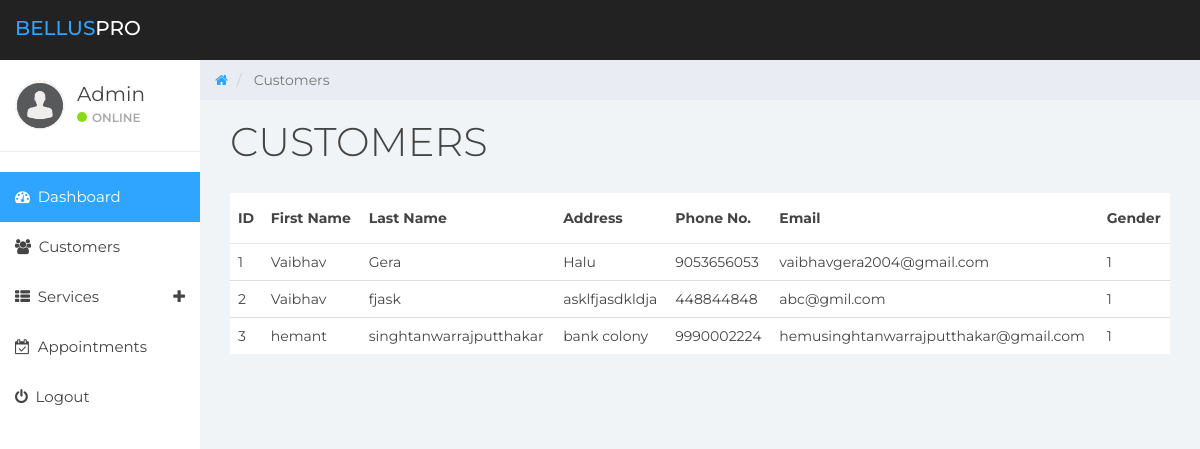
The page /dashboard/all_customers/ on the database its author committed.
### core/models.py (models this page shows, shortened)
class Customer(models.Model):
	GenderChoice = (
        ("0","Male"),
        ("1","Female"),
        )
	first_name = models.CharField(max_length=20, null=True)
	last_name = models.CharField(max_length=20, null=True)
	address = models.CharField(max_length=500, null=True)
	phone = models.CharField(max_length=10, null=True)
	gender = models.IntegerField(choices=GenderChoice, default=1)
	email = models.CharField(max_length=100, null=True)
	password = models.CharField(max_length=8, null=True)
	@staticmethod
	def get_all_customers():
		return Customer.objects.all()

### dashboard/views.py (the view)
# urls.py: path('all_customers/', views.all_customers, name='all_customers'),
def all_customers(request):
	customers = Customer.get_all_customers()
	return render(request, 'dashboard/all_customers.html', {'customers': customers})

### dashboard/templates/dashboard/all_customers.html
{% extends 'dashboard/base.html' %}
    {% block breadcrumb %}
        Customers
    {% endblock breadcrumb %}
    {% block title %}
        Customers
    {% endblock title %}
{% block content %}
{% load static %}
<section class="content">
        <div class="container-fluid">
            <div class="row">
                <div class="col-md-12">
                    <div class="card">
                        <div class="card-body table-responsive p-0">
                            <table class="table table-hover text-nowrap">
                            <thead>
                                <tr>
                                <th>ID</th>
                                <th>First Name</th>
                                <th>Last Name</th>
                                <th>Address</th>
                                <th>Phone No.</th>
                                <th>Email</th>
                                <th>Gender</th>
                                </tr>
                            </thead>
                            <tbody>
                                {% for customer in customers %}
                                <tr>
                                <td>{{ forloop.counter }}</td>
                                <td>{{ customer.first_name }}</td>
                                <td>{{ customer.last_name }}</td>
                                <td>{{ customer.address }}</td>
                                <td>{{ customer.phone }}</td>
                                <td>{{ customer.email }}</td>
                                <td>{{ customer.get_gender_display }}</td>
                                </tr>
                                {% endfor %}
                            </tbody>
                            </table>
                        </div>
                        </div>
                </div>
            </div>
        </div>
      </section>
  {% endblock content %}

### dashboard/static/dashboard/css/styles.css (style rules this page uses)
body { background: #f1f4f7; padding-top: 60px; font-size: 14px; color: #444444; font-family: "Montserrat", "Helvetica Neue", Helvetica, Arial, sans-serif; }
.table { background: #fff; }
.table > thead > tr > th { border-bottom: 1px solid #e6e7e8; vertical-align: middle; height: 50px; }

### rows shown on the page
Customer: first_name "Vaibhav", last_name "Gera", address "Halu", phone "9053656053", email "vaibhavgera2004@gmail.com", gender "1"
Customer: first_name "Vaibhav", last_name "fjask", address "asklfjasdkldja", phone "448844848", email "abc@gmil.com", gender "1"
Customer: first_name "hemant", last_name "singhtanwarrajputthakar", address "bank colony", phone "9990002224", email "hemusinghtanwarrajputthakar@gmail.com", gender "1"
